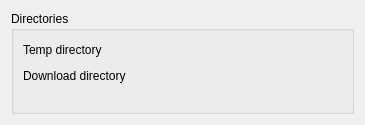
<ui version="4.0" >
 <class>DirectorySettings</class>
 <widget class="QWidget" name="DirectorySettings" >
  <property name="geometry" >
   <rect>
    <x>0</x>
    <y>0</y>
    <width>365</width>
    <height>125</height>
   </rect>
  </property>
  <property name="minimumSize" >
   <size>
    <width>365</width>
    <height>125</height>
   </size>
  </property>
  <property name="windowTitle" >
   <string>Directories</string>
  </property>
  <layout class="QVBoxLayout" name="verticalLayout_2" >
   <item>
    <widget class="QGroupBox" name="directorySettings" >
     <property name="title" >
      <string>Directories</string>
     </property>
     <layout class="QVBoxLayout" name="verticalLayout" >
      <item>
       <layout class="QHBoxLayout" name="horizontalLayout" >
        <item>
         <widget class="QLabel" name="label" >
          <property name="text" >
           <string>Temp directory</string>
          </property>
          <property name="buddy" >
           <cstring>kcfg_tempDirectory</cstring>
          </property>
         </widget>
        </item>
        <item>
         <spacer name="horizontalSpacer" >
          <property name="orientation" >
           <enum>Qt::Horizontal</enum>
          </property>
          <property name="sizeHint" stdset="0" >
           <size>
            <width>40</width>
            <height>20</height>
           </size>
          </property>
         </spacer>
        </item>
        <item>
         <widget class="KUrlRequester" name="kcfg_tempDirectory" />
        </item>
       </layout>
      </item>
      <item>
       <layout class="QHBoxLayout" name="horizontalLayout_2" >
        <item>
         <widget class="QLabel" name="label_2" >
          <property name="text" >
           <string>Download directory</string>
          </property>
          <property name="buddy" >
           <cstring>kcfg_downloadDirectory</cstring>
          </property>
         </widget>
        </item>
        <item>
         <spacer name="horizontalSpacer_2" >
          <property name="orientation" >
           <enum>Qt::Horizontal</enum>
          </property>
          <property name="sizeHint" stdset="0" >
           <size>
            <width>40</width>
            <height>20</height>
           </size>
          </property>
         </spacer>
        </item>
        <item>
         <widget class="KUrlRequester" name="kcfg_downloadDirectory" />
        </item>
       </layout>
      </item>
      <item>
       <spacer name="verticalSpacer" >
        <property name="orientation" >
         <enum>Qt::Vertical</enum>
        </property>
        <property name="sizeHint" stdset="0" >
         <size>
          <width>20</width>
          <height>40</height>
         </size>
        </property>
       </spacer>
      </item>
     </layout>
    </widget>
   </item>
  </layout>
 </widget>
 <customwidgets>
  <customwidget>
   <class>KUrlRequester</class>
   <extends>QFrame</extends>
   <header>kurlrequester.h</header>
  </customwidget>
 </customwidgets>
 <resources/>
 <connections/>
</ui>
